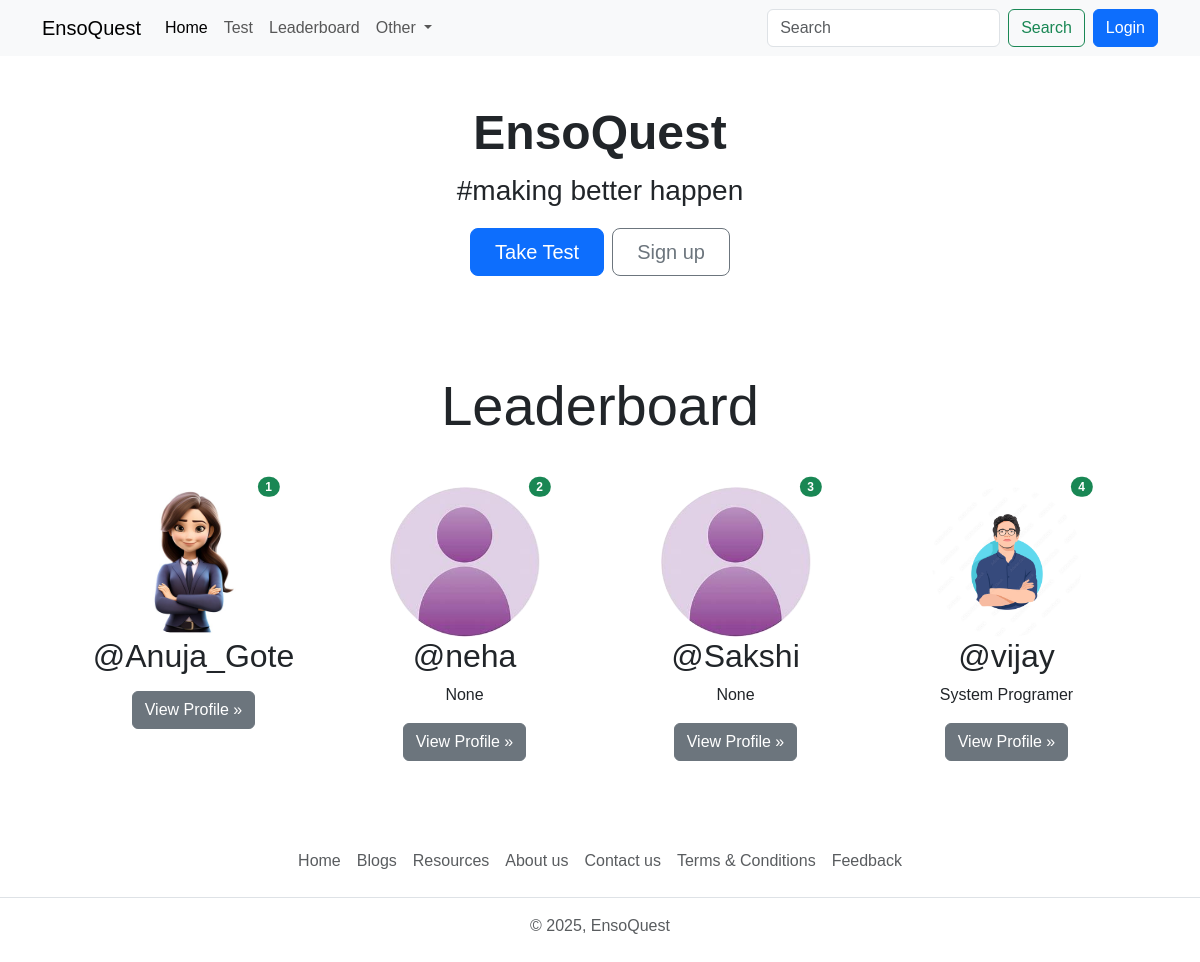
The app's page /, older data.
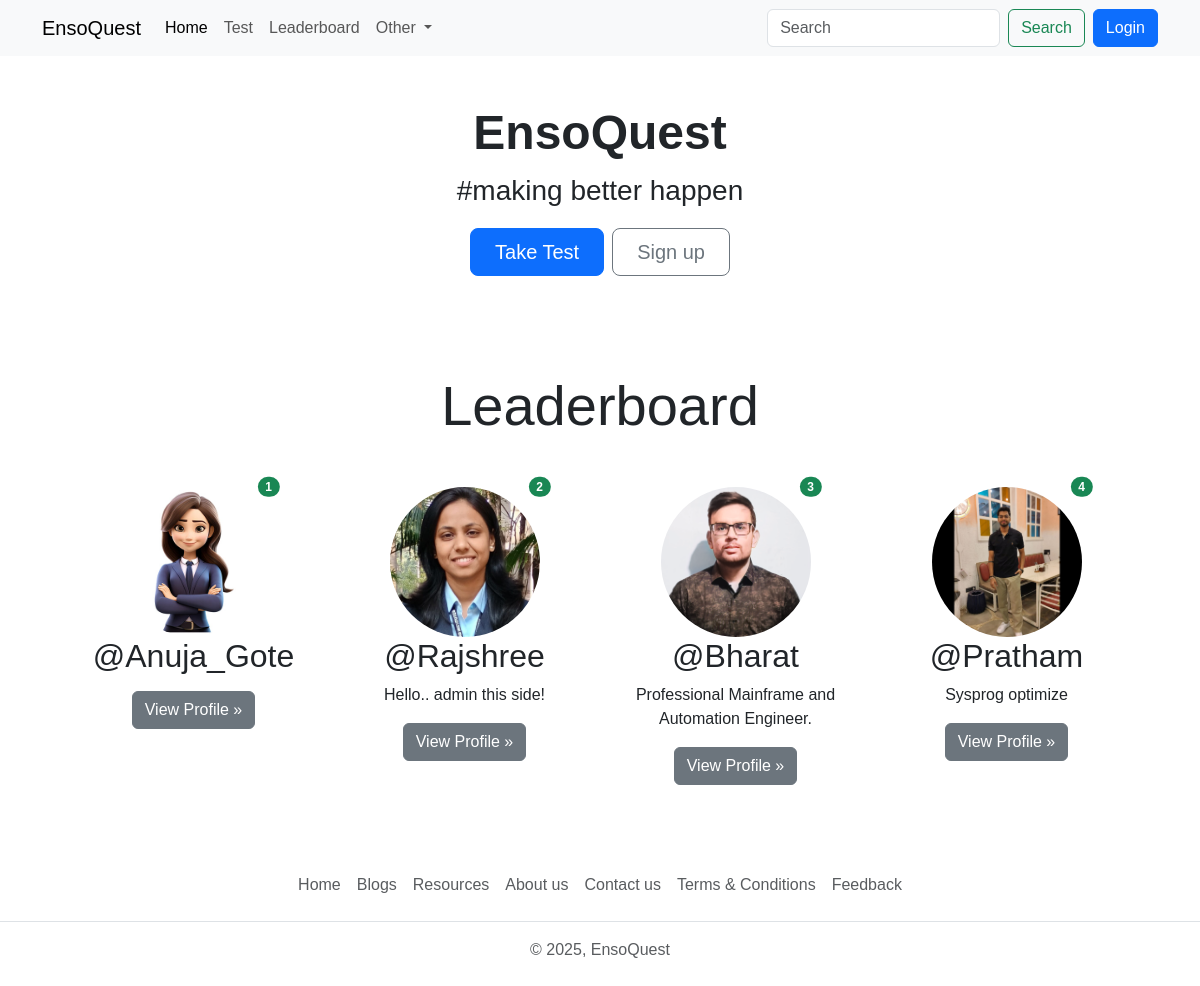
The same page, newer data.
### quiz/models.py (models this page shows, shortened)
class UserRank(models.Model):
    user = models.OneToOneField(User, on_delete=models.CASCADE)
    rank = models.IntegerField(null=True, blank=True)
    total_score = models.IntegerField(null=True,blank=True)

### account/models.py (models this page shows, shortened)
class Profile(models.Model):
    user = models.OneToOneField(User,on_delete=models.CASCADE, null=True,verbose_name='User Object')
    position = models.CharField(max_length=100,blank=True,null=True)
    bio = models.TextField(blank=True,null=True)
    profile_img = models.ImageField(upload_to='profile_image', default='user.png',blank=True,null=True,verbose_name= 'Profile Pic')

### base/views.py (the view)
# urls.py: 2. Add a URL to urlpatterns:  path('', views.home, name='home')
def home(request):
    leaderboard_users = UserRank.objects.order_by('rank')[:4]
    context={"leaderboard_users":leaderboard_users}
    return render(request, 'welcome.html', context)

### Templates/welcome.html
{% extends "index.html" %}
{% load static %}
{% block content %}
  <div class="container text-center my-5">
    <h1 class="display-5 fw-bold my-2">EnsoQuest</h1>
    <p class="fs-3">#making better happen</p>
    <div class="d-inline-flex gap-2 mb-5">
      <a href="{% url 'all_quiz' %}" class="d-inline-flex align-items-center btn btn-primary btn-lg px-4 ">
        Take Test
      </a>
      {% if not request.user.is_authenticated %}
      <a href="{% url 'register' %}" class="btn btn-outline-secondary btn-lg px-4 ">
        Sign up
      </a>
      {% endif %}
    </div>
  </div>
  <div class="container text-center">
    <h1 class="display-4 text-center my-5">Leaderboard</h1>
    <div class="row row-cols-sm-1 row-cols-md-2 row-cols-lg-3 row-cols-xl-4 mx-3">
      {% if leaderboard_users|length == 0 %}
      <div class="col-lg-4 position-relative mb-4">
        <h4 class="text-center text-danger"> No User Available on Leaderboard</h4>
      </div>
      {% else %}
      {% for rank in leaderboard_users %}
      <div class="col-lg-4 position-relative mb-4">
        <img src="{{ rank.user.profile.profile_img.url }}" class="img-fluid rounded-circle" style="width: 150px; height: 150px; object-fit: cover;" alt="user-profile">
        <span class="position-absolute top-0 start-90 translate-middle badge rounded-pill bg-success">
          {{ forloop.counter}}
        </span>
        <h2 class="fw-normal">@{{rank.user.username}}</h2>
        <p>{{rank.user.profile.bio|truncatewords:5}}</p>
        <p><a class="btn btn-secondary" href="{% url 'profile' rank.user.username %}">View Profile »</a></p>
      </div>
      {% endfor %}
      {% endif %}
    </div>
  </div>
{% endblock content %}

Row changes from the older to the newer data that the page shows:
removed UserRank: user.profile.profile_img (placeholder picture), user.username "neha", user.profile.bio "None"
removed UserRank: user.profile.profile_img (placeholder picture), user.username "Sakshi", user.profile.bio "None"
removed UserRank: user.profile.profile_img (picture), user.username "vijay", user.profile.bio "System Programer"
now on this page (row edited): UserRank: user.profile.profile_img (picture), user.username "Rajshree", user.profile.bio "Hello.. admin this side!"
added UserRank: user.profile.profile_img (picture), user.username "Bharat", user.profile.bio "Professional Mainframe and Automation Engineer."
added UserRank: user.profile.profile_img (picture), user.username "Pratham", user.profile.bio "Sysprog optimize"
